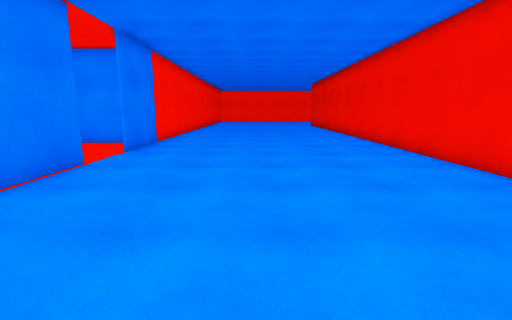
[1] (above)

14 first-person views from a walk through a Unity game level. The camera is 1.4 m above the floor, tilts 10° down and sees 85° across. The floor is counted in squares, 1 m on a side. Each view is taken from the middle of a square. On the plan, view 1 faces up. The plan holds only what a view shows up to about 14 squares ahead; the rest is blank. The place goes on beyond the plan. The player character is not drawn.

[2]
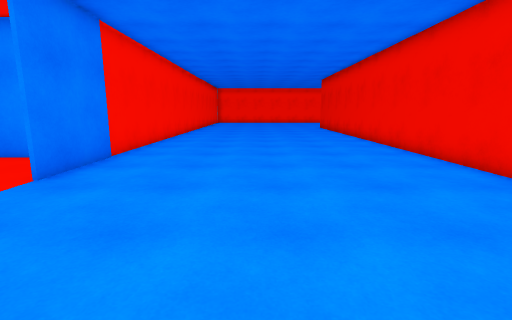

[3]
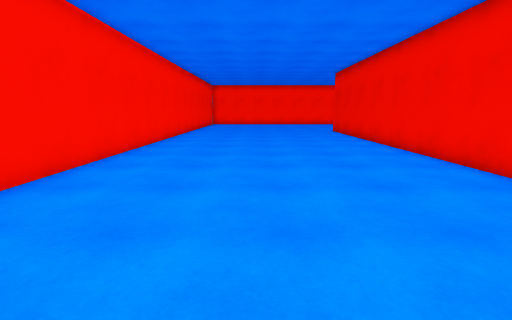

[4]
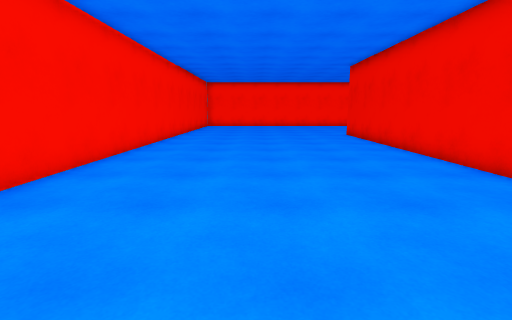

[5]
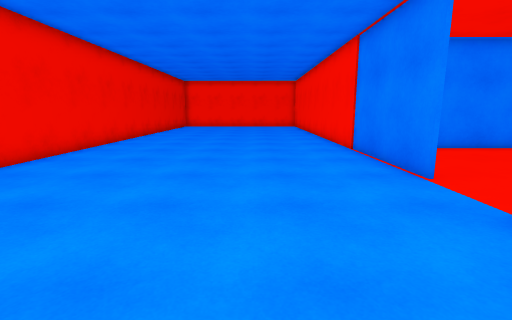

[6]
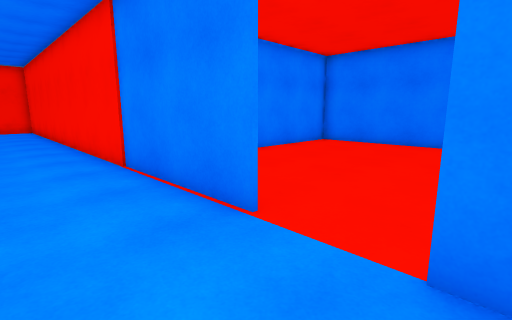

[7]
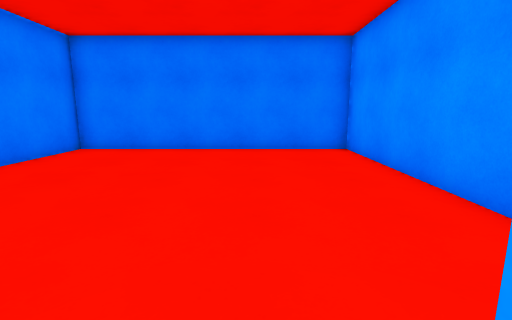

[8]
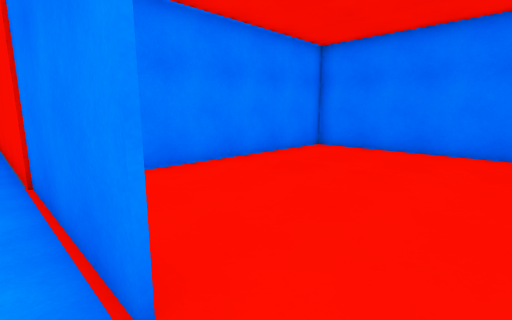

[9]
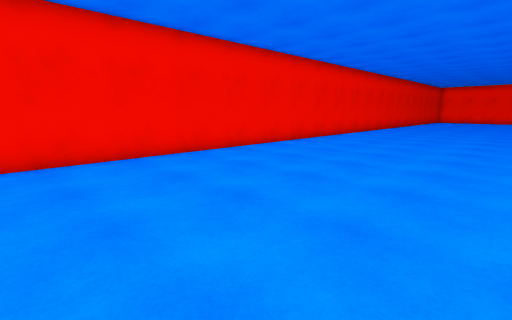

[10]
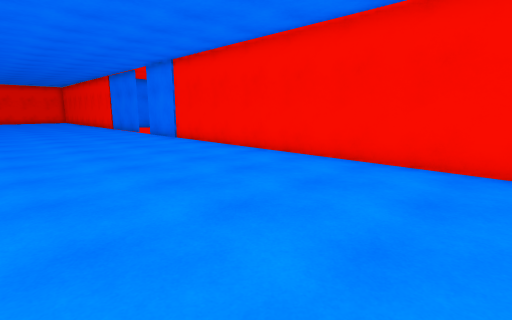

[11]
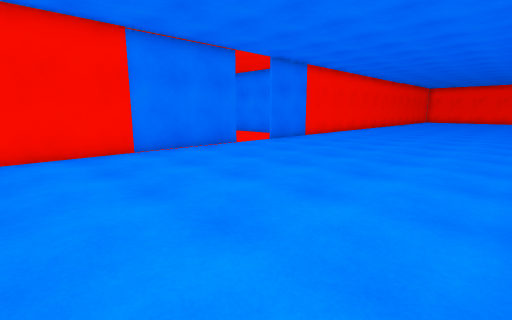

[12]
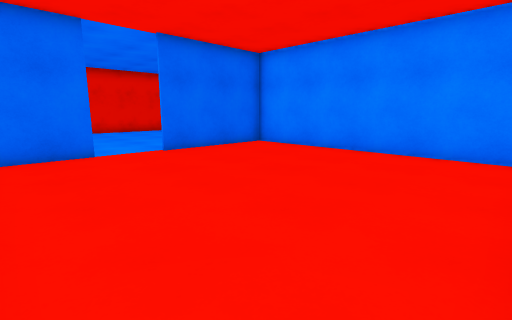

[13]
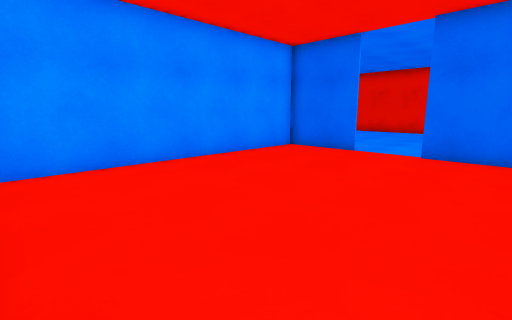

[14]
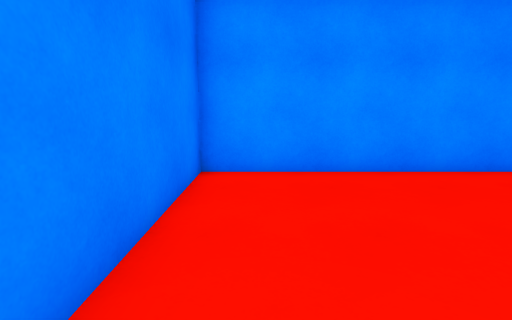

### Floor plan
Points are (right, up) in squares from view 1. A wall is a line through its corners. A room is listed if a view was taken in it or the views show most of it. See-through windows are left out.
Room 1 (views 1, 2, 3, 4, 5, 6, 7, 8, 9, 10, 11)
walls: (-4.5, 7.4) (-4.5, -1.5); (5.4, -1.2) (5.4, 25.8); (-4.5, 25.8) (-4.5, 9.5)
ways out: opening at (-5, 8.5) to room 2
Room 2 (views 12, 13, 14)
walls: (-4.7, 9.5) (-4.7, 12.4) (-14.3, 12.4) (-14.3, 2.5) (-4.7, 2.5) (-4.7, 7.4)
ways out: opening at (-5, 8.5) to room 1

Where each view was taken, in squares from view 1:
view 1: 0 up, 0 right, facing up
view 2: 4 up, 0 right, facing up
view 3: 8 up, 0 right, facing up
view 4: 11 up, 0 right, facing up
view 5: 13 up, 1 left, facing down
view 6: 10 up, 2 left, facing down-left
view 7: 9 up, 4 left, facing left
view 8: 9 up, 4 left, facing down-left
view 9: 26 up, 3 left, facing down-right
view 10: 26 up, 3 right, facing down-left
view 11: 1 down, 5 right, facing up-left
view 12: 12 up, 14 left, facing down-right
view 13: 5 up, 14 left, facing up-right
view 14: 6 up, 13 left, facing up
